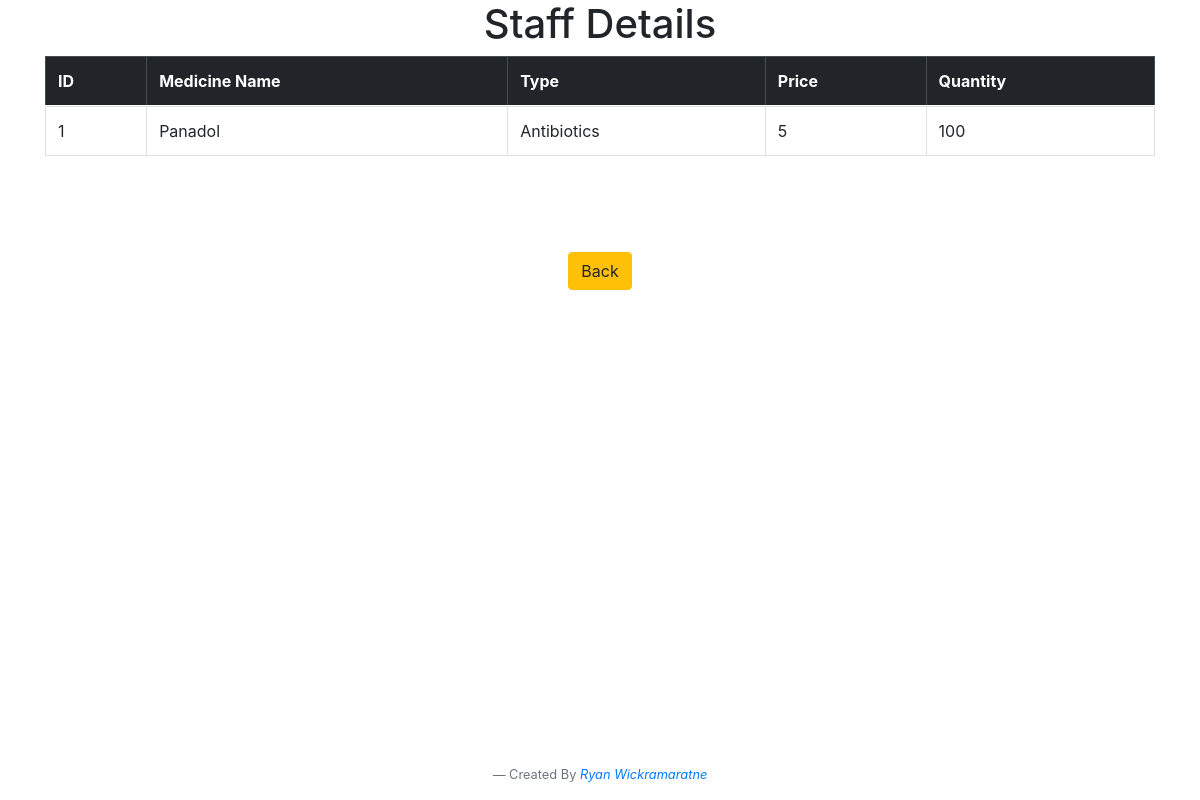
/Page_Files/Functions_Medicines/View_Medicine.php?user_id=1, run on the app's committed database.
### tables this page shows
CREATE TABLE IF NOT EXISTS `medicine` (
  `id` int(10) NOT NULL AUTO_INCREMENT,
  `m_card` varchar(50) NOT NULL,
  `m_name` varchar(50) NOT NULL,
  `m_type` varchar(50) NOT NULL,
  `m_price` varchar(50) NOT NULL,
  `m_quantity` int(50) NOT NULL,
  PRIMARY KEY (`id`)
);

### Page_Files/Functions_Medicines/View_Medicine.php (the view, shortened to what this page needs)
<?php  include '../../header.php'?>
<h1 class="text-center">Staff Details</h1>
  <div class="container">
    <table class="table table-striped table-bordered table-hover">
      <thead class="table-dark">
        <tr>
          <th  scope="col">ID</th>
          <th  scope="col">Medicine Name</th>
          <th  scope="col">Type</th>
          <th  scope="col">Price</th>
          <th  scope="col">Quantity</th>
        </tr>
      </thead>
        <tbody>
          <tr>
            <?php
              if (isset($_GET['user_id']))
              {
                  $userid = $_GET['user_id'];
                  $query="SELECT * FROM medicine WHERE id = {$userid} ";
                  $view_medicine= mysqli_query($conn,$query);
                  while($row = mysqli_fetch_assoc($view_medicine))
                  {
                    $idc = $row['m_card'];
                    $Name  = $row['m_name'];
                    $Type  = $row['m_type'];
                    $Price = $row['m_price'];
                    $Quantity = $row['m_quantity'];
                    echo "<tr >";
                    echo " <td >{$idc}</td>";
                    echo " <td > {$Name}</td>";
                    echo " <td > {$Type}</td>";
                    echo " <td > {$Price} </td>";
                    echo " <td > {$Quantity}</td>";
                    echo " </tr> ";
                  }
                }
            ?>
          </tr>
        </tbody>
    </table>
  </div>
  <div class="container text-center mt-5">
    <a href="../Medicines.php" class="btn btn-warning mt-5"> Back </a>
  <div>
<?php include "../../footer.php" ?>

### data on the page
medicine: m_card "1", m_name "Panadol", m_type "Antibiotics", m_price "5", m_quantity "100"
